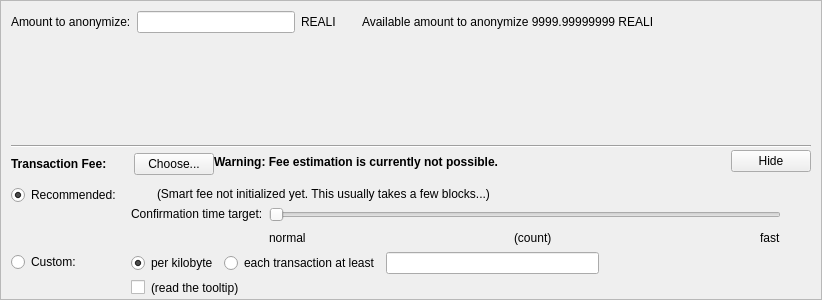
    <widget class="QFrame" name="verticalFrame">
     <property name="sizePolicy">
      <sizepolicy hsizetype="Preferred" vsizetype="Expanding">
       <horstretch>0</horstretch>
       <verstretch>0</verstretch>
      </sizepolicy>
     </property>
     <property name="minimumSize">
      <size>
       <width>0</width>
       <height>0</height>
      </size>
     </property>
     <property name="maximumSize">
      <size>
       <width>16777215</width>
       <height>300</height>
      </size>
     </property>
     <property name="frameShape">
      <enum>QFrame::StyledPanel</enum>
     </property>
     <property name="frameShadow">
      <enum>QFrame::Sunken</enum>
     </property>
     <layout class="QVBoxLayout" name="verticalLayout_6">
      <property name="leftMargin">
       <number>10</number>
      </property>
      <property name="topMargin">
       <number>10</number>
      </property>
      <property name="rightMargin">
       <number>10</number>
      </property>
      <property name="bottomMargin">
       <number>0</number>
      </property>
      <item>
       <layout class="QHBoxLayout" name="horizontalLayout_4">
        <property name="topMargin">
         <number>0</number>
        </property>
        <property name="bottomMargin">
         <number>0</number>
        </property>
        <item>
         <widget class="QLabel" name="amountToAnoymizeLabel">
          <property name="text">
           <string>Amount to anonymize:</string>
          </property>
         </widget>
        </item>
        <item>
         <widget class="BitcoinAmountField" name="anonymizeAmount"/>
        </item>
        <item>
         <widget class="QLabel" name="anonymizeUnit">
          <property name="text">
           <string>REALI</string>
          </property>
         </widget>
        </item>
        <item>
         <spacer name="horizontalSpacer_10">
          <property name="orientation">
           <enum>Qt::Horizontal</enum>
          </property>
          <property name="sizeType">
           <enum>QSizePolicy::Fixed</enum>
          </property>
          <property name="sizeHint" stdset="0">
           <size>
            <width>20</width>
            <height>20</height>
           </size>
          </property>
         </spacer>
        </item>
        <item>
         <widget class="QLabel" name="availableAmounToAnonymize">
          <property name="text">
           <string>Available amount to anonymize 9999.99999999 REALI</string>
          </property>
         </widget>
        </item>
        <item>
         <spacer name="horizontalSpacer_8">
          <property name="orientation">
           <enum>Qt::Horizontal</enum>
          </property>
          <property name="sizeHint" stdset="0">
           <size>
            <width>40</width>
            <height>20</height>
           </size>
          </property>
         </spacer>
        </item>
       </layout>
      </item>
      <item>
       <spacer name="verticalSpacer_10">
        <property name="orientation">
         <enum>Qt::Vertical</enum>
        </property>
        <property name="sizeHint" stdset="0">
         <size>
          <width>20</width>
          <height>600</height>
         </size>
        </property>
       </spacer>
      </item>
      <item>
       <layout class="QVBoxLayout" name="verticalLayoutFee2" stretch="0,0,0,0">
        <property name="spacing">
         <number>0</number>
        </property>
        <property name="leftMargin">
         <number>0</number>
        </property>
        <property name="topMargin">
         <number>0</number>
        </property>
        <item>
         <layout class="QVBoxLayout" name="verticalLayout_4">
          <item>
           <widget class="Line" name="line">
            <property name="orientation">
             <enum>Qt::Horizontal</enum>
            </property>
           </widget>
          </item>
         </layout>
        </item>
        <item>
         <layout class="QHBoxLayout" name="horizontalLayoutFee1">
          <property name="bottomMargin">
           <number>0</number>
          </property>
          <item>
           <layout class="QVBoxLayout" name="verticalLayoutFee7">
            <property name="spacing">
             <number>0</number>
            </property>
            <item>
             <spacer name="verticalSpacer_8">
              <property name="orientation">
               <enum>Qt::Vertical</enum>
              </property>
              <property name="sizeType">
               <enum>QSizePolicy::Fixed</enum>
              </property>
              <property name="sizeHint" stdset="0">
               <size>
                <width>1</width>
                <height>5</height>
               </size>
              </property>
             </spacer>
            </item>
            <item>
             <layout class="QHBoxLayout" name="horizontalLayoutSmartFee">
              <property name="spacing">
               <number>10</number>
              </property>
              <item>
               <widget class="QLabel" name="labelFeeHeadline">
                <property name="sizePolicy">
                 <sizepolicy hsizetype="Preferred" vsizetype="Maximum">
                  <horstretch>0</horstretch>
                  <verstretch>0</verstretch>
                 </sizepolicy>
                </property>
                <property name="font">
                 <font>
                  <weight>75</weight>
                  <bold>true</bold>
                 </font>
                </property>
                <property name="styleSheet">
                 <string notr="true">font-weight:bold;</string>
                </property>
                <property name="text">
                 <string>Transaction Fee:</string>
                </property>
               </widget>
              </item>
              <item>
               <widget class="QLabel" name="labelFeeMinimized">
                <property name="text">
                 <string/>
                </property>
               </widget>
              </item>
              <item>
               <widget class="QPushButton" name="buttonChooseFee">
                <property name="text">
                 <string>Choose...</string>
                </property>
               </widget>
              </item>
             </layout>
            </item>
            <item>
             <spacer name="verticalSpacer_5">
              <property name="orientation">
               <enum>Qt::Vertical</enum>
              </property>
              <property name="sizeHint" stdset="0">
               <size>
                <width>1</width>
                <height>1</height>
               </size>
              </property>
             </spacer>
            </item>
           </layout>
          </item>
          <item>
           <widget class="QLabel" name="fallbackFeeWarningLabel">
            <property name="font">
             <font>
              <weight>75</weight>
              <bold>true</bold>
             </font>
            </property>
            <property name="toolTip">
             <string>Using the fallbackfee can result in sending a transaction that will take several hours or days (or never) to confirm. Consider choosing your fee manually or wait until your have validated the complete chain.</string>
            </property>
            <property name="text">
             <string>Warning: Fee estimation is currently not possible.</string>
            </property>
            <property name="wordWrap">
             <bool>false</bool>
            </property>
           </widget>
          </item>
          <item>
           <spacer name="horizontalSpacer_4">
            <property name="orientation">
             <enum>Qt::Horizontal</enum>
            </property>
            <property name="sizeType">
             <enum>QSizePolicy::MinimumExpanding</enum>
            </property>
            <property name="sizeHint" stdset="0">
             <size>
              <width>40</width>
              <height>20</height>
             </size>
            </property>
           </spacer>
          </item>
          <item>
           <widget class="QPushButton" name="buttonMinimizeFee">
            <property name="toolTip">
             <string>collapse fee-settings</string>
            </property>
            <property name="text">
             <string>Hide</string>
            </property>
           </widget>
          </item>
         </layout>
        </item>
        <item>
         <widget class="QFrame" name="frameFeeSelection">
          <layout class="QVBoxLayout" name="verticalLayoutFee12">
           <property name="spacing">
            <number>0</number>
           </property>
           <property name="leftMargin">
            <number>0</number>
           </property>
           <property name="topMargin">
            <number>0</number>
           </property>
           <property name="rightMargin">
            <number>0</number>
           </property>
           <property name="bottomMargin">
            <number>0</number>
           </property>
           <item>
            <layout class="QGridLayout" name="gridLayoutFee">
             <property name="topMargin">
              <number>10</number>
             </property>
             <property name="bottomMargin">
              <number>4</number>
             </property>
             <property name="horizontalSpacing">
              <number>10</number>
             </property>
             <property name="verticalSpacing">
              <number>4</number>
             </property>
             <item row="1" column="1">
              <layout class="QVBoxLayout" name="verticalLayoutFee8">
               <property name="spacing">
                <number>6</number>
               </property>
               <item>
                <layout class="QHBoxLayout" name="horizontalLayoutFee13">
                 <item>
                  <widget class="QRadioButton" name="radioCustomPerKilobyte">
                   <property name="toolTip">
                    <string>If the custom fee is set to 1000 satoshis and the transaction is only 250 bytes, then &quot;per kilobyte&quot; only pays 250 satoshis in fee, while &quot;total at least&quot; pays 1000 satoshis. For transactions bigger than a kilobyte both pay by kilobyte.</string>
                   </property>
                   <property name="text">
                    <string>per kilobyte</string>
                   </property>
                   <property name="checked">
                    <bool>true</bool>
                   </property>
                   <attribute name="buttonGroup">
                    <string notr="true">groupCustomFee</string>
                   </attribute>
                  </widget>
                 </item>
                 <item>
                  <widget class="QRadioButton" name="radioCustomAtLeast">
                   <property name="toolTip">
                    <string>If the custom fee is set to 1000 satoshis and the transaction is only 250 bytes, then &quot;per kilobyte&quot; only pays 250 satoshis in fee, while &quot;total at least&quot; pays 1000 satoshis. For transactions bigger than a kilobyte both pay by kilobyte.</string>
                   </property>
                   <property name="text">
                    <string>each transaction at least</string>
                   </property>
                   <attribute name="buttonGroup">
                    <string notr="true">groupCustomFee</string>
                   </attribute>
                  </widget>
                 </item>
                 <item>
                  <widget class="BitcoinAmountField" name="customFee"/>
                 </item>
                 <item>
                  <spacer name="horizontalSpacer_6">
                   <property name="orientation">
                    <enum>Qt::Horizontal</enum>
                   </property>
                   <property name="sizeHint" stdset="0">
                    <size>
                     <width>1</width>
                     <height>1</height>
                    </size>
                   </property>
                  </spacer>
                 </item>
                </layout>
               </item>
               <item>
                <layout class="QHBoxLayout" name="horizontalLayoutFee8">
                 <item>
                  <widget class="QCheckBox" name="checkBoxMinimumFee">
                   <property name="toolTip">
                    <string>Paying only the minimum fee is just fine as long as there is less transaction volume than space in the blocks. But be aware that this can end up in a never confirming transaction once there is more demand for Realichain transactions than the network can process.</string>
                   </property>
                   <property name="text">
                    <string/>
                   </property>
                  </widget>
                 </item>
                 <item>
                  <widget class="QLabel" name="labelMinFeeWarning">
                   <property name="enabled">
                    <bool>true</bool>
                   </property>
                   <property name="toolTip">
                    <string>Paying only the minimum fee is just fine as long as there is less transaction volume than space in the blocks. But be aware that this can end up in a never confirming transaction once there is more demand for Realichain transactions than the network can process.</string>
                   </property>
                   <property name="text">
                    <string>(read the tooltip)</string>
                   </property>
                   <property name="margin">
                    <number>5</number>
                   </property>
                  </widget>
                 </item>
                 <item>
                  <spacer name="horizontalSpacer_2">
                   <property name="orientation">
                    <enum>Qt::Horizontal</enum>
                   </property>
                   <property name="sizeHint" stdset="0">
                    <size>
                     <width>1</width>
                     <height>1</height>
                    </size>
                   </property>
                  </spacer>
                 </item>
                </layout>
               </item>
              </layout>
             </item>
             <item row="0" column="0">
              <layout class="QVBoxLayout" name="verticalLayoutFee4" stretch="0,1">
               <item>
                <widget class="QRadioButton" name="radioSmartFee">
                 <property name="text">
                  <string>Recommended:</string>
                 </property>
                 <property name="checked">
                  <bool>true</bool>
                 </property>
                 <attribute name="buttonGroup">
                  <string notr="true">groupFee</string>
                 </attribute>
                </widget>
               </item>
               <item>
                <spacer name="verticalSpacer_2">
                 <property name="orientation">
                  <enum>Qt::Vertical</enum>
                 </property>
                 <property name="sizeHint" stdset="0">
                  <size>
                   <width>1</width>
                   <height>1</height>
                  </size>
                 </property>
                </spacer>
               </item>
              </layout>
             </item>
             <item row="1" column="0">
              <layout class="QVBoxLayout" name="verticalLayoutFee9" stretch="0,1">
               <item>
                <widget class="QRadioButton" name="radioCustomFee">
                 <property name="text">
                  <string>Custom:</string>
                 </property>
                 <attribute name="buttonGroup">
                  <string notr="true">groupFee</string>
                 </attribute>
                </widget>
               </item>
               <item>
                <spacer name="verticalSpacer_6">
                 <property name="orientation">
                  <enum>Qt::Vertical</enum>
                 </property>
                 <property name="sizeHint" stdset="0">
                  <size>
                   <width>1</width>
                   <height>1</height>
                  </size>
                 </property>
                </spacer>
               </item>
              </layout>
             </item>
             <item row="0" column="1">
              <layout class="QVBoxLayout" name="verticalLayoutFee3" stretch="0,0,1">
               <property name="spacing">
                <number>6</number>
               </property>
               <property name="topMargin">
                <number>2</number>
               </property>
               <item>
                <layout class="QHBoxLayout" name="horizontalLayoutFee12">
                 <item>
                  <widget class="QLabel" name="labelSmartFee">
                   <property name="text">
                    <string/>
                   </property>
                   <property name="margin">
                    <number>2</number>
                   </property>
                  </widget>
                 </item>
                 <item>
                  <widget class="QLabel" name="labelFeeEstimation">
                   <property name="text">
                    <string/>
                   </property>
                  </widget>
                 </item>
                 <item>
                  <widget class="QLabel" name="labelSmartFee2">
                   <property name="text">
                    <string>(Smart fee not initialized yet. This usually takes a few blocks...)</string>
                   </property>
                   <property name="margin">
                    <number>2</number>
                   </property>
                  </widget>
                 </item>
                 <item>
                  <spacer name="horizontalSpacer_5">
                   <property name="orientation">
                    <enum>Qt::Horizontal</enum>
                   </property>
                   <property name="sizeHint" stdset="0">
                    <size>
                     <width>1</width>
                     <height>1</height>
                    </size>
                   </property>
                  </spacer>
                 </item>
                </layout>
               </item>
               <item>
                <layout class="QHBoxLayout" name="horizontalLayoutFee9">
                 <item>
                  <layout class="QVBoxLayout" name="verticalLayoutFee6">
                   <item>
                    <widget class="QLabel" name="labelSmartFee3">
                     <property name="text">
                      <string>Confirmation time target:</string>
                     </property>
                     <property name="margin">
                      <number>2</number>
                     </property>
                    </widget>
                   </item>
                   <item>
                    <spacer name="verticalSpacer_3">
                     <property name="orientation">
                      <enum>Qt::Vertical</enum>
                     </property>
                     <property name="sizeHint" stdset="0">
                      <size>
                       <width>1</width>
                       <height>1</height>
                      </size>
                     </property>
                    </spacer>
                   </item>
                  </layout>
                 </item>
                 <item>
                  <layout class="QVBoxLayout" name="verticalLayoutFee5">
                   <property name="rightMargin">
                    <number>30</number>
                   </property>
                   <item>
                    <widget class="QSlider" name="sliderSmartFee">
                     <property name="minimum">
                      <number>0</number>
                     </property>
                     <property name="maximum">
                      <number>23</number>
                     </property>
                     <property name="pageStep">
                      <number>1</number>
                     </property>
                     <property name="value">
                      <number>0</number>
                     </property>
                     <property name="orientation">
                      <enum>Qt::Horizontal</enum>
                     </property>
                     <property name="invertedAppearance">
                      <bool>false</bool>
                     </property>
                     <property name="invertedControls">
                      <bool>false</bool>
                     </property>
                     <property name="tickPosition">
                      <enum>QSlider::NoTicks</enum>
                     </property>
                    </widget>
                   </item>
                   <item>
                    <layout class="QHBoxLayout" name="horizontalLayoutFee10">
                     <item>
                      <widget class="QLabel" name="labelSmartFeeNormal">
                       <property name="text">
                        <string>normal</string>
                       </property>
                      </widget>
                     </item>
                     <item>
                      <spacer name="horizontalSpacer_7">
                       <property name="orientation">
                        <enum>Qt::Horizontal</enum>
                       </property>
                       <property name="sizeHint" stdset="0">
                        <size>
                         <width>40</width>
                         <height>20</height>
                        </size>
                       </property>
                      </spacer>
                     </item>
                     <item>
                      <widget class="QLabel" name="confirmationTargetLabel">
                       <property name="text">
                        <string notr="true">(count)</string>
                       </property>
                      </widget>
                     </item>
                     <item>
                      <spacer name="horizontalSpacer_3">
                       <property name="orientation">
                        <enum>Qt::Horizontal</enum>
                       </property>
                       <property name="sizeHint" stdset="0">
                        <size>
                         <width>40</width>
                         <height>20</height>
                        </size>
                       </property>
                      </spacer>
                     </item>
                     <item>
                      <widget class="QLabel" name="labelSmartFeeFast">
                       <property name="text">
                        <string>fast</string>
                       </property>
                      </widget>
                     </item>
                    </layout>
                   </item>
                  </layout>
                 </item>
                </layout>
               </item>
               <item>
                <spacer name="verticalSpacer_4">
                 <property name="orientation">
                  <enum>Qt::Vertical</enum>
                 </property>
                 <property name="sizeHint" stdset="0">
                  <size>
                   <width>1</width>
                   <height>1</height>
                  </size>
                 </property>
                </spacer>
               </item>
              </layout>
             </item>
            </layout>
           </item>
          </layout>
         </widget>
        </item>
        <item>
         <spacer name="verticalSpacerFee">
          <property name="orientation">
           <enum>Qt::Vertical</enum>
          </property>
          <property name="sizeHint" stdset="0">
           <size>
            <width>800</width>
            <height>1</height>
           </size>
          </property>
         </spacer>
        </item>
       </layout>
      </item>
     </layout>
    </widget>
